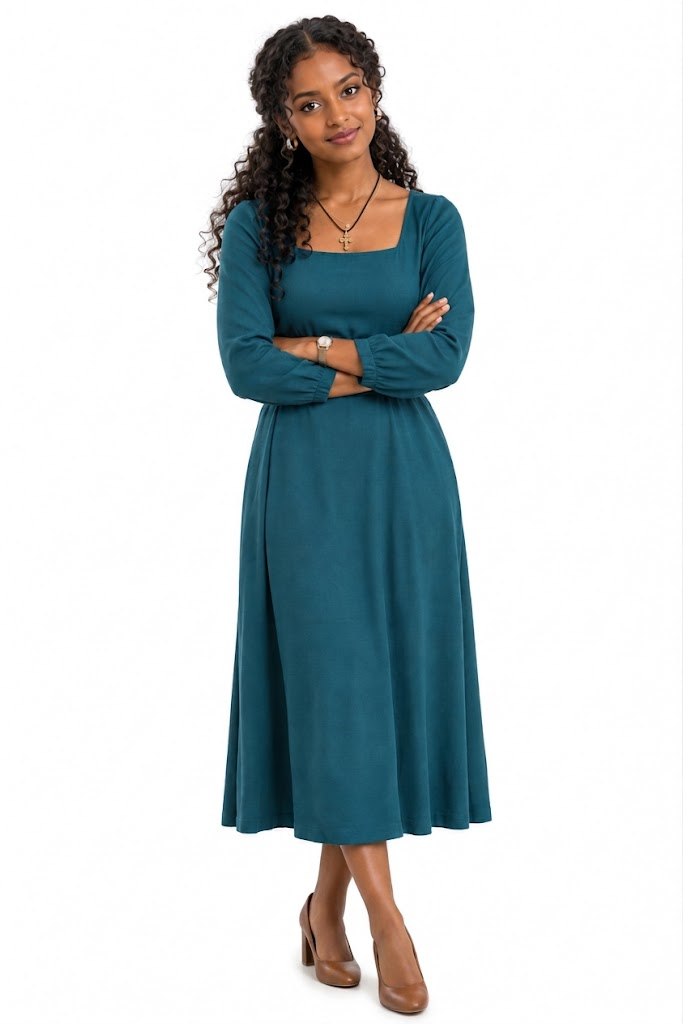
#> input picture assets/refs/eden.jpeg, 683 x 1024 px, given in place of ., which was not available
$ python -i keyframes.py   (imports and definitions only)
#> lines starting #> are read from the running program, lines starting #| are printed output that depends on the picture
"""Generate and cache storyboard keyframes with Cloudflare Workers AI."""

from __future__ import annotations

import argparse
import base64
import io
import json
import os
import sys
import tempfile
import time
import uuid
import urllib.error
import urllib.request
from datetime import datetime, timezone
from pathlib import Path
from typing import Any, Sequence

from dotenv import dotenv_values
from PIL import Image, ImageDraw, ImageFilter, ImageFont, ImageOps, ImageStat

from pipeline.cache import load_cached_output, save_cached_output
from pipeline.logger import log_cache_hit, log_call
from pipeline.retry import is_transient_error, retry
from pipeline.validate import ASSETS_REFS_DIR, STORYBOARD_PATH, validate_storyboard

_PROJECT_ROOT = Path(__file__).resolve().parents[1]
OUTPUT_DIR = _PROJECT_ROOT / "outputs" / "keyframes"
FAILURES_PATH = _PROJECT_ROOT / "FAILURES.md"
DEFAULT_IMAGE_MODEL = "@cf/black-forest-labs/flux-1-schnell"
DEFAULT_REFERENCE_MODEL = "@cf/meta/llama-4-scout-17b-16e-instruct"
REFERENCE_PROMPT = (
    "Describe only the visible appearance, clothing, setting, lighting, and "
    "distinctive visual details in this attached reference image. Be concise; "
    "do not invent people or infer identity."
)
MAX_ATTEMPTS = 3
MAX_REFS = 3
MAX_REFERENCE_DESCRIPTION_CHARS = 140
MIN_IMAGE_DIMENSION = 512
MIN_PIXEL_VARIANCE = 25.0
VISUAL_PROMPT_GUARD = (
    "Strict framing and anatomy guard: match the described shot and references; "
    "every visible person has a complete, clearly visible head and face with "
    "natural headroom, complete natural anatomy, and no cropped heads, missing "
    "or blank faces, extra people, or malformed limbs. Include no instruments "
    "or props unless the shot explicitly requests them."
)
IDENTITY_LOCATION_GUARD = (
    "Canonical reference preservation: the attached Eden and Ato Girma images "
    "define their identities. Keep the same apparent age, skin tone, face shape, "
    "hair color, hairstyle and texture, body build, clothing silhouette, colors, "
    "and woven garment patterns. Change pose and facial expression only as "
    "required by this shot. Use the attached location image as the setting; "
    "preserve its room layout, windows, furniture, colors, and textiles. Make "
    "one continuous cinematic scene, not a collage, portrait panel, or card. "
    "Do not add people, wardrobe, props, or locations that are not requested."
)
REFERENCE_ANCHORS = {
    "eden.jpeg": (
        "Eden character anchor: young Ethiopian woman with medium-brown skin, "
        "long dark curly hair, and a teal dress; ignore the white studio backdrop."
    ),
    "girma.png": (
        "Ato Girma character anchor: elderly Ethiopian man with white curly hair "
        "and beard, wearing a white traditional garment with colorful green-red "
        "woven trim; ignore the white studio backdrop."
    ),
    "living_room.jpg": (
        "Living-room anchor: warm wood furnishings, beige sofa, colorful woven "
        "textiles, books, framed art, plants, and daylight."
    ),
    "story_telling_area.jpg": (
        "Storytelling-area anchor: traditional carved wooden chair, bright "
        "windows, patterned woven textiles, and warm domestic details."
    ),
}
CONDITIONING_MODEL = "@cf/black-forest-labs/flux-2-klein-4b"
LOCKED_COMPOSITION_MODEL = "pillow-reference-locked-composite"
LOCKED_COMPOSITION_VERSION = 2
PROMPT_CONTRACT_VERSION = 5
KEYFRAME_MODES = frozenset(("reference_locked", "reference_conditioned", "ai"))
ALLOWED_REFS = frozenset(
    ("eden.jpeg", "girma.png", "living_room.jpg", "story_telling_area.jpg")
)


class CloudflareAPIError(RuntimeError):
    """Workers AI returned an unsuccessful HTTP response."""

    def __init__(self, status_code: int, detail: str) -> None:
        self.status_code = status_code
        super().__init__(f"Cloudflare Workers AI HTTP {status_code}: {detail}")


class KeyframeQualityError(ValueError):
    """A generated image failed basic integrity or framing-quality checks."""

    transient = True


# [29 lines left out: functions _setting, _keyframe_mode, _credentials, not called in this run]


def _safe_error(error: Exception, token: str) -> str:
    return f"{type(error).__name__}: {str(error).replace(token, '[REDACTED]')}"[:1500]


# [247 lines left out: functions _request_model, _logged_request, _reference_path, _reference_description, _multipart_form_data, _image_bytes and 1 more, not called in this run]


def _reference_contact_sheet(
    ref_paths: list[Path],
    shot: dict[str, Any] | None = None,
) -> bytes:
#> called with ref_paths = '../assets/refs/eden.jpeg'
    if not ref_paths:
        raise ValueError("Image-conditioned generation requires at least one ref.")
    if shot is not None:
        return _make_reference_locked_composite(shot, ref_paths)
    canvas = Image.new("RGB", (1024, 1024), (32, 32, 32))
#> canvas: PIL image 1024x1024 RGB; every value is 32
    columns = 2 if len(ref_paths) > 1 else 1
    rows = (len(ref_paths) + columns - 1) // columns
    cell_width = 1024 // columns
    cell_height = 1024 // rows
    for index, path in enumerate(ref_paths):
        with Image.open(path) as source:
#> source is the input picture: PIL image 683x1024 RGB; mean R, G, B 200.2, 207.3, 209.1
            image = source.convert("RGB")
            image.thumbnail((cell_width - 24, cell_height - 24), Image.Resampling.LANCZOS)
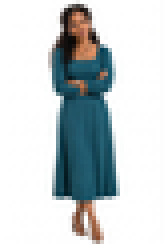
#> image: PIL image 41x61 RGB (shown 4 times larger); mean R, G, B 199.8, 207, 208.8
            x = (index % columns) * cell_width + (cell_width - image.width) // 2
#> x = 235
            y = (index // columns) * cell_height + (cell_height - image.height) // 2
#> y = 12
            canvas.paste(image, (x, y))
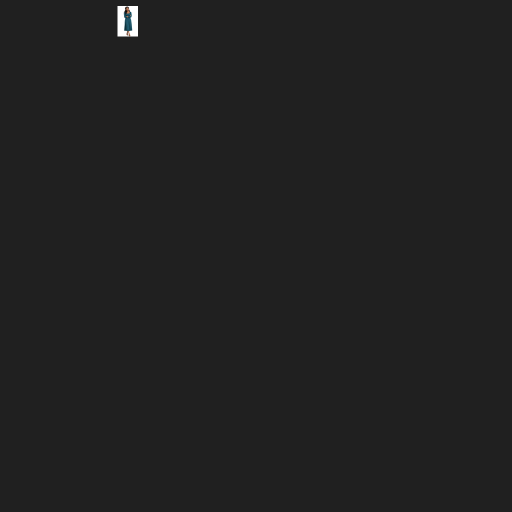
#> canvas: PIL image 1024x1024 RGB (shown at 1/2 size); mean R, G, B 32.4, 32.4, 32.4
#> pass 3 of the loop in _reference_contact_sheet, `for index, path in enumerate(ref_paths):`:
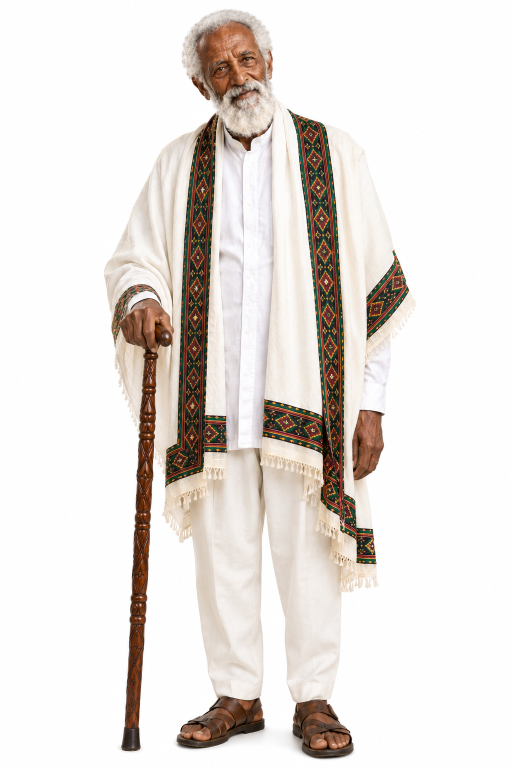
#> input picture assets/refs/girma.png, 1024 x 1536 px, given in place of , which was not available (shown at 1/2 size)
#> in _reference_contact_sheet, source is the input picture: PIL image 1024x1536 RGB; mean R, G, B 230.1, 224.7, 220.6
#> in _reference_contact_sheet, `image.thumbnail((cell_width - 24, cell_height - 24), Image.Resampling...`:
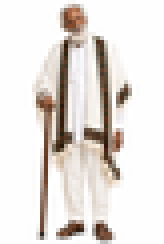
#> image: PIL image 41x61 RGB (shown 4 times larger); mean R, G, B 229.9, 224.4, 220.2
#> in _reference_contact_sheet, `canvas.paste(image, (x, y))`:
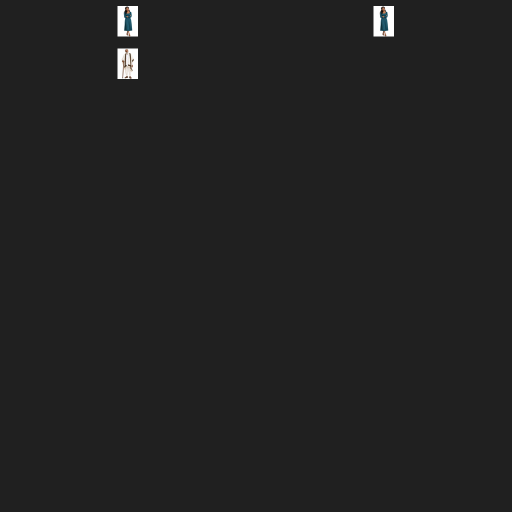
#> canvas: PIL image 1024x1024 RGB (shown at 1/2 size); mean R, G, B 33.3, 33.3, 33.3
#> the loop made 5 passes; the first 3 are shown
    output = io.BytesIO()
    canvas.save(output, format="PNG")
    return output.getvalue()


# [676 lines left out: functions _reference_image_bytes, _build_prompt, _append_quality_failure, _write_image, _font, _make_disclosure_card and 8 more, not called in this run]


# [2 lines not run here, left out]

#> (the run stopped early here; a loop or call above may not have finished)
